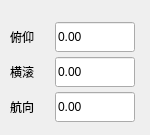
    <widget class="PanelItem" name="Page1_Pane2" native="true">
     <property name="geometry">
      <rect>
       <x>0</x>
       <y>140</y>
       <width>150</width>
       <height>135</height>
      </rect>
     </property>
     <property name="minimumSize">
      <size>
       <width>150</width>
       <height>135</height>
      </size>
     </property>
     <property name="maximumSize">
      <size>
       <width>150</width>
       <height>135</height>
      </size>
     </property>
     <widget class="QLabel" name="Page1_Pane2_Label1">
      <property name="geometry">
       <rect>
        <x>10</x>
        <y>22</y>
        <width>40</width>
        <height>30</height>
       </rect>
      </property>
      <property name="minimumSize">
       <size>
        <width>40</width>
        <height>30</height>
       </size>
      </property>
      <property name="maximumSize">
       <size>
        <width>40</width>
        <height>30</height>
       </size>
      </property>
      <property name="text">
       <string>俯仰</string>
      </property>
     </widget>
     <widget class="QLineEdit" name="Page1_Pane2_Pitch_lineEdit">
      <property name="geometry">
       <rect>
        <x>55</x>
        <y>22</y>
        <width>80</width>
        <height>30</height>
       </rect>
      </property>
      <property name="minimumSize">
       <size>
        <width>80</width>
        <height>30</height>
       </size>
      </property>
      <property name="maximumSize">
       <size>
        <width>80</width>
        <height>30</height>
       </size>
      </property>
      <property name="focusPolicy">
       <enum>Qt::NoFocus</enum>
      </property>
      <property name="text">
       <string>0.00</string>
      </property>
      <property name="readOnly">
       <bool>true</bool>
      </property>
     </widget>
     <widget class="QLabel" name="Page1_Pane2_Label2">
      <property name="geometry">
       <rect>
        <x>10</x>
        <y>57</y>
        <width>40</width>
        <height>30</height>
       </rect>
      </property>
      <property name="minimumSize">
       <size>
        <width>40</width>
        <height>30</height>
       </size>
      </property>
      <property name="maximumSize">
       <size>
        <width>40</width>
        <height>30</height>
       </size>
      </property>
      <property name="text">
       <string>横滚</string>
      </property>
     </widget>
     <widget class="QLineEdit" name="Page1_Pane2_Roll_lineEdit">
      <property name="geometry">
       <rect>
        <x>55</x>
        <y>57</y>
        <width>80</width>
        <height>30</height>
       </rect>
      </property>
      <property name="minimumSize">
       <size>
        <width>80</width>
        <height>30</height>
       </size>
      </property>
      <property name="maximumSize">
       <size>
        <width>80</width>
        <height>30</height>
       </size>
      </property>
      <property name="focusPolicy">
       <enum>Qt::NoFocus</enum>
      </property>
      <property name="text">
       <string>0.00</string>
      </property>
      <property name="readOnly">
       <bool>true</bool>
      </property>
     </widget>
     <widget class="QLineEdit" name="Page1_Pane2_Yaw_lineEdit">
      <property name="geometry">
       <rect>
        <x>55</x>
        <y>92</y>
        <width>80</width>
        <height>30</height>
       </rect>
      </property>
      <property name="minimumSize">
       <size>
        <width>80</width>
        <height>30</height>
       </size>
      </property>
      <property name="maximumSize">
       <size>
        <width>80</width>
        <height>30</height>
       </size>
      </property>
      <property name="focusPolicy">
       <enum>Qt::NoFocus</enum>
      </property>
      <property name="text">
       <string>0.00</string>
      </property>
      <property name="readOnly">
       <bool>true</bool>
      </property>
     </widget>
     <widget class="QLabel" name="Page1_Pane2_Label3">
      <property name="geometry">
       <rect>
        <x>10</x>
        <y>92</y>
        <width>40</width>
        <height>30</height>
       </rect>
      </property>
      <property name="minimumSize">
       <size>
        <width>40</width>
        <height>30</height>
       </size>
      </property>
      <property name="maximumSize">
       <size>
        <width>40</width>
        <height>30</height>
       </size>
      </property>
      <property name="text">
       <string>航向</string>
      </property>
     </widget>
    </widget>
